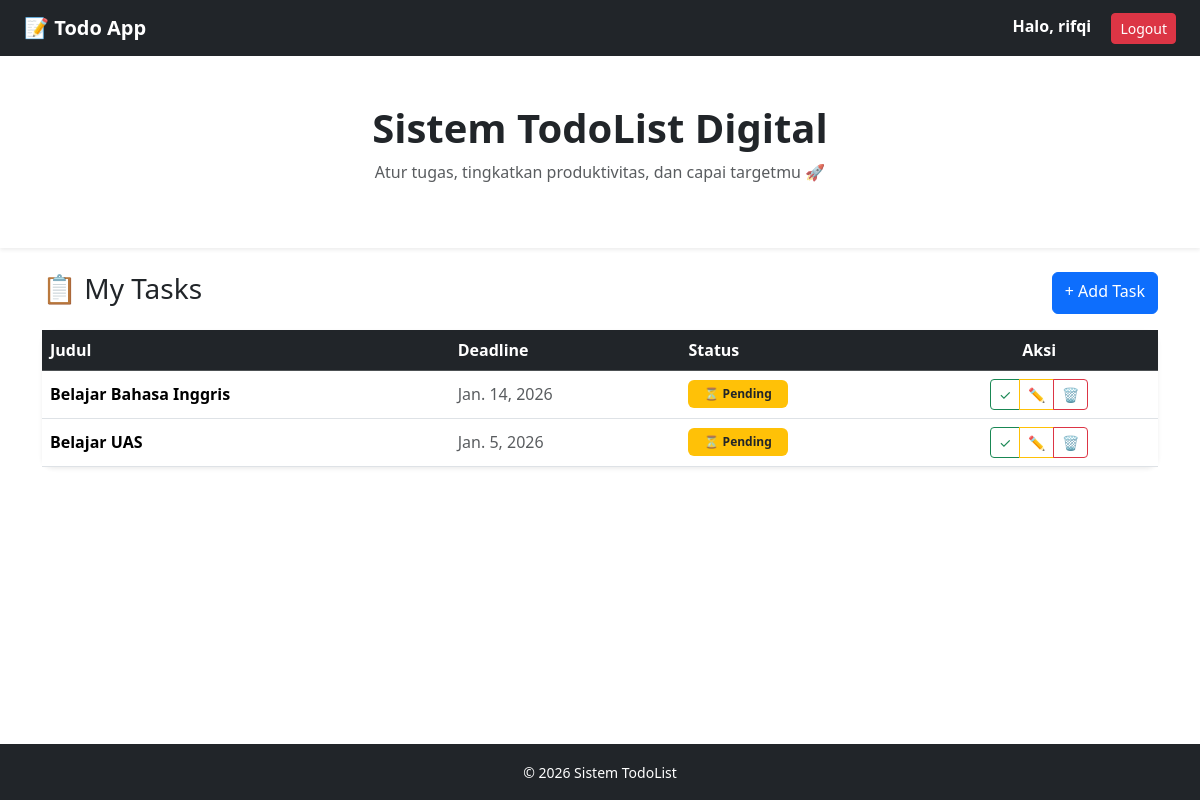
Screenshot of / (signed in) with the database file from the repository.
### tasks/models.py (models this page shows, shortened)
class Task(models.Model):
    user = models.ForeignKey(User, on_delete=models.CASCADE)
    title = models.CharField(max_length=200)
    description = models.TextField(blank=True)
    deadline = models.DateField(null=True, blank=True)
    completed = models.BooleanField(default=False)
    created_at = models.DateTimeField(auto_now_add=True)

### tasks/views.py (the view)
# urls.py: path('', task_list, name='task_list'),
@login_required
def task_list(request):
    tasks = Task.objects.filter(user=request.user)
    return render(request, 'list/todo_list.html', {'tasks': tasks})

### templates/list/todo_list.html (shortened to what this page needs)
{% extends "base.html" %}
{% block content %}
<div class="d-flex justify-content-between mb-3">
  <h3>📋 My Tasks</h3>
  <a href="{% url 'task_create' %}" class="btn btn-primary">+ Add Task</a>
</div>
<div class="card card-task shadow-sm border-0">
  <div class="table-responsive">
    <table class="table table-hover shadow-sm align-middle mb-0">
      <thead class="table-dark">
        <tr>
          <th>Judul</th>
          <th>Deadline</th>
          <th>Status</th>
          <th class="text-center">Aksi</th>
        </tr>
      </thead>
      <tbody>
      {% for task in tasks %}
        <tr>
          <td class="fw-semibold">{{ task.title }}</td>
          <td>
            <span class="text-muted">
              {{ task.deadline }}
            </span>
          </td>
          <td>
            {% if task.completed %}
              <span class="badge bg-success px-3 py-2">
                ✔ Selesai
              </span>
            {% else %}
              <span class="badge bg-warning text-dark px-3 py-2">
                ⏳ Pending
              </span>
            {% endif %}
          </td>
          <td class="text-center">
            <div class="btn-group btn-group-sm" role="group">
              <a href="{% url 'task_toggle' task.id %}"
                 class="btn btn-outline-success">
                ✓
              </a>
              <a href="{% url 'task_update' task.id %}"
                 class="btn btn-outline-warning">
                ✏
              </a>
              <a href="{% url 'task_delete' task.id %}"
                 class="btn btn-outline-danger">
                🗑
              </a>
            </div>
          </td>
        </tr>
      {% empty %}
        <tr>
          <td colspan="4" class="text-center text-muted py-4">
            🚫 Belum ada task
          </td>
        </tr>
      {% endfor %}
      </tbody>
    </table>
  </div>
</div>
{% endblock %}

### templates/base.html (shortened to what this page needs)
<!DOCTYPE html>
<html lang="id">
<head>
  <link href="https://cdn.jsdelivr.net/npm/bootstrap@5.3.2/dist/css/bootstrap.min.css" rel="stylesheet">
</head>
<body class="d-flex flex-column min-vh-100">
  <nav class="navbar fw-bold navbar-dark bg-dark px-4">
    <a class="navbar-brand" href="{% url 'task_list' %}">
              📝 Todo App </a>
    {% if user.is_authenticated %}
    <form method="post" action="{% url 'logout' %}" style="display:inline;">
          <span class="text-white me-3">
          Halo, {{ user.username }}
        </span>
            <button type="submit" class="btn btn-danger btn-sm">
              Logout
            </button>
    </form>
    {% endif %}
  </nav>
  <section class="py-5 text-center bg-white shadow-sm">
    <div class="container">
      <h1 class="fw-bold">Sistem TodoList Digital</h1>
      <p class="text-muted mt-2">
        Atur tugas, tingkatkan produktivitas, dan capai targetmu 🚀
      </p>
    </div>
  </section>
  <div class="container mt-4 flex-fill">
    {% block content %}{% endblock %}
  </div>
  <footer class="bg-dark text-white text-center py-3 mt-5">
    <small>© 2026 Sistem TodoList</small>
  </footer>
</body>
</html>

### templates/base.html (style rules this page uses)
.card-task { border-radius: 12px; transition: all 0.2s ease; }

### rows the page displays
Task: title "Belajar Bahasa Inggris", deadline "Jan. 14, 2026", completed "⏳ Pending"
Task: title "Belajar UAS", deadline "Jan. 5, 2026", completed "⏳ Pending"

### other values shown
{{ user.username }} "rifqi"
